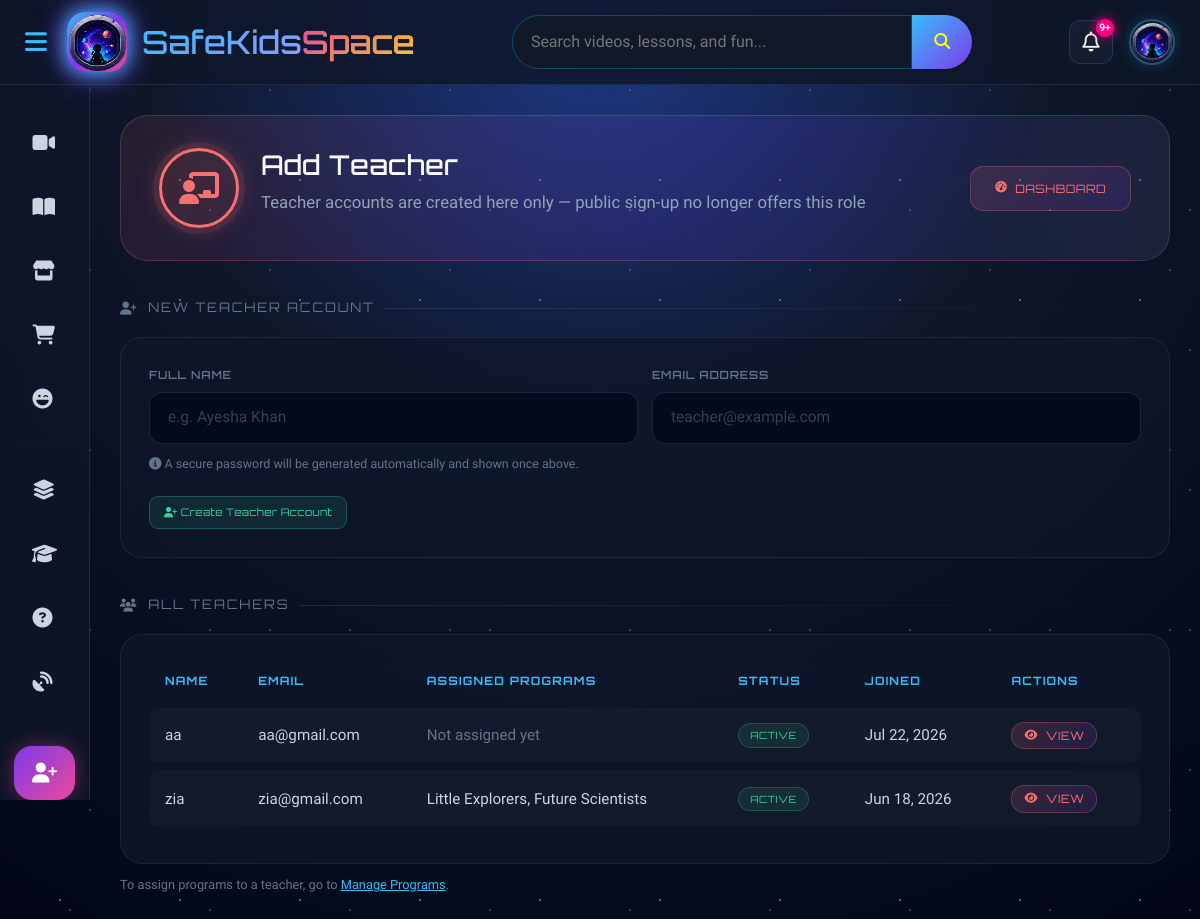
Screenshot of /admin/admin_add_teacher.php (signed in) with the database file from the repository.
### tables this page shows
CREATE TABLE `users` (
  `id` int(11) NOT NULL,
  `fullname` varchar(100) DEFAULT NULL,
  `email` varchar(100) DEFAULT NULL,
  `password` varchar(255) DEFAULT NULL,
  `role` enum('admin','student','parent','teacher') DEFAULT 'student',
  `account_status` enum('active','pending_deactivation','deactivated') NOT NULL DEFAULT 'active',
  `can_go_live` tinyint(1) NOT NULL DEFAULT 0,
  `created_at` timestamp NOT NULL DEFAULT current_timestamp(),
  `profile_pic` varchar(255) DEFAULT NULL
);

### admin/admin_add_teacher.php (the view, shortened to what this page needs)
<?php
require_once __DIR__ . '/../includes/db.php';
try {
    $teachers = $pdo->query(
        "SELECT u.id, u.fullname, u.email, u.account_status, u.created_at,
                (SELECT GROUP_CONCAT(p.title SEPARATOR ', ')
                   FROM teacher_program_assignments tpa
                   JOIN programs p ON p.id = tpa.program_id
                  WHERE tpa.teacher_id = u.id) AS assigned_programs
         FROM users u
         WHERE LOWER(u.role) = 'teacher'
         ORDER BY u.created_at DESC"
    )->fetchAll();
} catch (PDOException $e) {
    $teachers = [];
}
?>
<!DOCTYPE html>
<html lang="en">
<head>
    <link href="https://cdn.jsdelivr.net/npm/bootstrap@5.3.3/dist/css/bootstrap.min.css" rel="stylesheet">
    <link rel="stylesheet" href="https://cdnjs.cloudflare.com/ajax/libs/font-awesome/6.5.2/css/all.min.css">
    <link rel="stylesheet" href="../assets/layout.css">
    <link rel="stylesheet" href="../assets/admin.css">
</head>
<body>
<?php include __DIR__ . '/../includes/admin_navbar.php'; ?>
<div class="main-content ad-wrap">
    <div class="ad-hero">
        <div class="ad-hero-left">
            <div class="ad-hero-icon"><i class="fa-solid fa-chalkboard-user"></i></div>
            <div>
                <h1 class="ad-hero-title">Add Teacher</h1>
                <p class="ad-hero-sub">Teacher accounts are created here only — public sign-up no longer offers this role</p>
            </div>
        </div>
        <div class="ad-hero-right">
            <a href="admin_dashboard.php" class="ad-back-btn"><i class="fa-solid fa-gauge-high"></i> Dashboard</a>
        </div>
    </div>
    <p class="ad-section-title"><i class="fa-solid fa-user-plus"></i> New Teacher Account</p>
    <div class="ad-card">
        <form action="admin_add_teacher.php" method="POST">
            <div style="display:grid; grid-template-columns: 1fr 1fr; gap:14px;">
                <div>
                    <label class="apm-label">Full Name</label>
                    <input type="text" name="fullname" class="apm-input" placeholder="e.g. Ayesha Khan" required>
                </div>
                <div>
                    <label class="apm-label">Email Address</label>
                    <input type="email" name="email" class="apm-input" placeholder="teacher@example.com" required>
                </div>
            </div>
            <p style="color:#64748b; font-size:.78rem; margin-top:10px;">
                <i class="fa-solid fa-circle-info"></i> A secure password will be generated automatically and shown once above.
            </p>
            <button type="submit" class="ad-live-toggle-btn ad-live-toggle-grant" style="margin-top:6px;">
                <i class="fa-solid fa-user-plus"></i> Create Teacher Account
            </button>
        </form>
    </div>
    <p class="ad-section-title" style="margin-top:36px;"><i class="fa-solid fa-users"></i> All Teachers</p>
    <div class="ad-card">
        <div style="overflow-x:auto;">
            <table class="ad-table">
                <thead>
                    <tr>
                        <th>Name</th>
                        <th>Email</th>
                        <th>Assigned Programs</th>
                        <th>Status</th>
                        <th>Joined</th>
                        <th>Actions</th>
                    </tr>
                </thead>
                <tbody>
                    <?php if (empty($teachers)): ?>
                        <tr><td colspan="6" style="text-align:center; color:#64748b; padding:20px;">No teacher accounts yet.</td></tr>
                    <?php else: ?>
                        <?php foreach ($teachers as $t): ?>
                            <tr>
                                <td><?= htmlspecialchars($t['fullname']) ?></td>
                                <td><?= htmlspecialchars($t['email']) ?></td>
                                <td><?= $t['assigned_programs'] ? htmlspecialchars($t['assigned_programs']) : '<span style="color:#64748b;">Not assigned yet</span>' ?></td>
                                <td>
                                    <span class="ad-permission-pill <?= $t['account_status'] === 'active' ? 'ad-permission-approved' : 'ad-permission-pending' ?>">
                                        <?= htmlspecialchars(ucfirst($t['account_status'])) ?>
                                    </span>
                                </td>
                                <td><?= date('M j, Y', strtotime($t['created_at'])) ?></td>
                                <td>
                                    <button type="button" class="ad-back-btn" style="padding:4px 12px;"
                                        onclick="openTeacherModal(<?= (int)$t['id'] ?>, '<?= htmlspecialchars(addslashes($t['fullname'])) ?>', '<?= htmlspecialchars(addslashes($t['email'])) ?>', '<?= htmlspecialchars(addslashes(ucfirst($t['account_status']))) ?>')">
                                        <i class="fa-solid fa-eye"></i> View
                                    </button>
                                </td>
                            </tr>
                        <?php endforeach; ?>
                    <?php endif; ?>
                </tbody>
            </table>
        </div>
    </div>
    <p style="color:#64748b; font-size:.8rem; margin-top:10px;">
        To assign programs to a teacher, go to <a href="admin_manage_programs.php" style="color:#38bdf8;">Manage Programs</a>.
    </p>
</div>
</body>
</html>

### assets/admin.css (style rules this page uses)
.ad-wrap { padding: 40px 32px 72px; font-size: 1rem; line-height: 1.65; }
.ad-hero { background: linear-gradient(135deg, rgba(248,113,113,.10) 0%, rgba(124,58,237,.14) 55%, rgba(56,189,248,.08) 100%); border: 1px solid rgba(248,113,113,.25); border-radius: 28px; padding: 32px 38px; display: flex; align-items: center; justify-content: space-between; gap: 24px; margin-bottom: 36px; flex-wrap: wrap; position: relative; overflow: hidden; }
.ad-hero::after { content: ''; position: absolute; inset: 0; border-radius: 28px; background: linear-gradient(105deg, transparent 40%, rgba(248,113,113,.05) 50%, transparent 60%); background-size: 200% 100%; animation: ad-shimmer 4s ease-in-out infinite; pointer-events: none; }
.ad-hero-left { display: flex; align-items: center; gap: 22px; position: relative; z-index: 1; }
.ad-hero-icon { width: 80px; height: 80px; border-radius: 50%; border: 3px solid #f87171; background: rgba(248,113,113,.10); display: flex; align-items: center; justify-content: center; font-size: 2rem; color: #f87171; box-shadow: 0 0 0 6px rgba(248,113,113,.10), 0 0 26px rgba(248,113,113,.25); flex-shrink: 0; }
.ad-hero-title { font-family: 'Orbitron', sans-serif; font-size: 1.7rem; color: #f8fafc; margin: 0 0 6px; letter-spacing: .3px; line-height: 1.3; }
.ad-hero-sub { font-size: 1.05rem; color: #94a3b8; margin: 0 0 12px; line-height: 1.6; }
.ad-hero-right { position: relative; z-index: 1; }
.ad-back-btn { display: inline-flex; align-items: center; gap: 8px; padding: 12px 24px; border-radius: 13px; background: linear-gradient(135deg, rgba(248,113,113,.15), rgba(124,58,237,.15)); border: 1px solid rgba(248,113,113,.28); color: #f87171; font-family: 'Orbitron', sans-serif; font-size: .72rem; letter-spacing: .5px; text-decoration: none; text-transform: uppercase; transition: background .25s, box-shadow .25s, transform .25s; }
.ad-section-title { font-family: 'Orbitron', sans-serif; font-size: .82rem; letter-spacing: 1.8px; text-transform: uppercase; color: #64748b; margin: 0 0 18px; display: flex; align-items: center; gap: 10px; }
.ad-section-title::after { content: ''; flex: 1; height: 1px; background: linear-gradient(90deg, rgba(255,255,255,.10), transparent); }
.ad-card { background: rgba(15,23,42,.82); border: 1px solid rgba(255,255,255,.07); border-radius: 22px; padding: 28px; backdrop-filter: blur(14px); -webkit-backdrop-filter: blur(14px); height: 100%; transition: border-color .25s ease, box-shadow .25s ease; }
.ad-table { width: 100%; border-collapse: separate; border-spacing: 0 8px; }
.ad-table thead th { font-family: 'Orbitron', sans-serif; font-size: .72rem; letter-spacing: 1.2px; text-transform: uppercase; color: #38bdf8; padding: 0 16px 10px; font-weight: 700; }
.ad-table tbody tr { background: rgba(255,255,255,.025); border-radius: 10px; transition: background .2s; }
.ad-table tbody td { padding: 14px 16px; font-size: .95rem; color: #cbd5e1; line-height: 1.5; }
.ad-table tbody td:first-child { border-radius: 10px 0 0 10px; }
.ad-table tbody td:last-child { border-radius: 0 10px 10px 0; }
.ad-live-toggle-btn { font-family: 'Orbitron', sans-serif; font-size: .65rem; letter-spacing: .4px; padding: 7px 14px; border-radius: 9px; border: 1px solid transparent; cursor: pointer; transition: background .2s, box-shadow .2s; white-space: nowrap; }
.ad-live-toggle-grant { background: rgba(52,211,153,.10); border-color: rgba(52,211,153,.28); color: #34d399; }
.ad-permission-pill { font-family: 'Orbitron', sans-serif; font-size: .62rem; padding: 4px 11px; border-radius: 20px; letter-spacing: .5px; text-transform: uppercase; display: inline-block; }
.ad-permission-approved { background: rgba(52,211,153,.10); color: #34d399; border: 1px solid rgba(52,211,153,.25); }
.apm-label { display: block; font-family: 'Orbitron', sans-serif; font-size: .7rem; letter-spacing: .8px; text-transform: uppercase; color: #64748b; font-weight: 600; margin-bottom: 8px; }
.apm-input, .apm-select, .apm-textarea { width: 100%; background: rgba(2, 6, 23, 0.70); border: 1px solid rgba(255,255,255,.10); border-radius: 13px; padding: 13px 18px; color: #e2e8f0; font-family: 'Baloo 2', sans-serif; font-size: .97rem; outline: none; transition: border-color .2s, box-shadow .2s; line-height: 1.5; }
.apm-input::placeholder, .apm-textarea::placeholder { color: #334155; }
.ad-section-title { scroll-margin-top: 100px; }

### includes/admin_navbar.php (style rules this page uses)
.main-content, .galaxy-footer { transition: none !important; }

### rows the page displays
users: fullname "aa", email "aa@gmail.com", shows "Not assigned yet", account_status "ACTIVE", created_at "Jul 22, 2026"
users: fullname "zia", email "zia@gmail.com", assigned_programs "Little Explorers, Future Scientists", account_status "ACTIVE", created_at "Jun 18, 2026"
